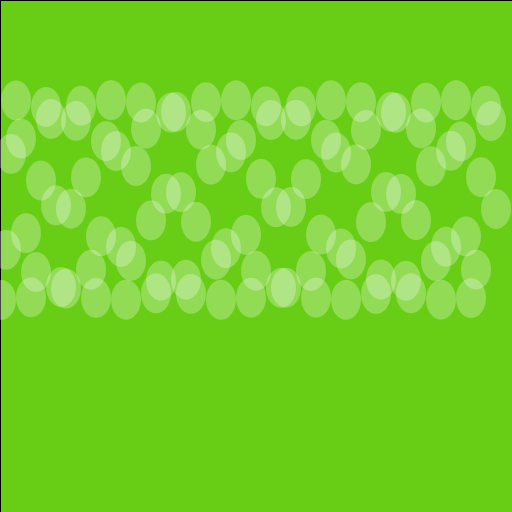
Frame 1 (no input)
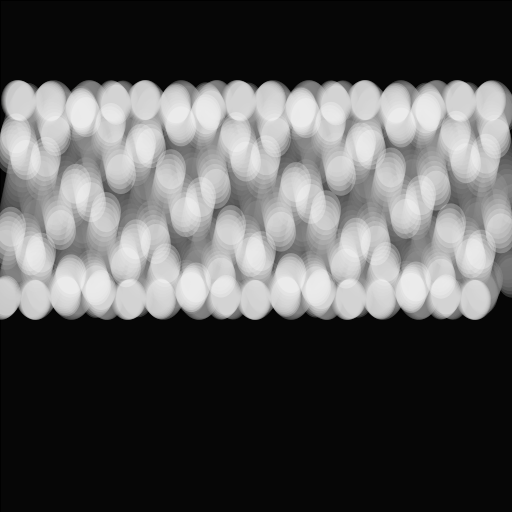
Frame 60 (the mouse pressed at the canvas centre just before this capture)
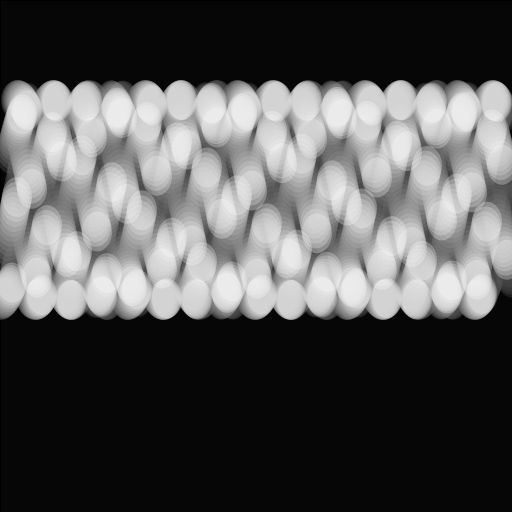
Frame 120 (the mouse held since frame 60 and released just before this capture)

The Processing sketch that drew these frames (run headless with seeded random() and noise(); from frame 60 on, the mouse is pressed at the canvas centre):

// Processing sketch: sketch_may21a_c
// ── sketch_may21a_c.pde
float time = 0;

void setup () {
  
  size(512,512);
  background(112,222,23);
}
void draw (){
    color c1 = color(255,255,255,0) ;
color c2 = color(20,20,20);
color c3 = color(255,255,255,70);
fill(0,0,0,20);
rect(0,0,width,height);
float speed =1;

time = time +1;
for (int i=0; i<100; i++) {

float x = (i*5 +time * speed);
if (x>width) {
  time = 0; 
}
float y = 100 * cos(i +time * 0.05);
y = y + 200;

  stroke (c1) ;
  fill (c3 );
  ellipse(x,y,30,40);
}
}
  
